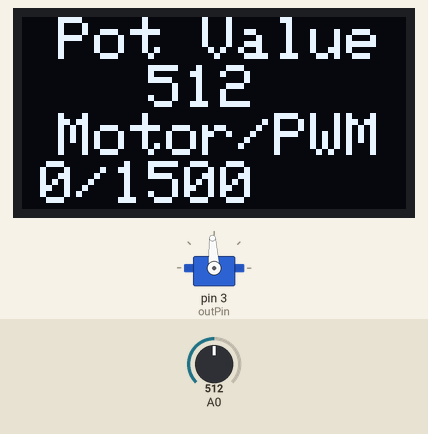
This sketch was run on a simulated Arduino Uno, built with avr-gcc and run on an emulated ATmega328P. On the bench: servo, 128×64 one-colour display. The inputs (shaded band) are chosen by the test bench; at power-on: A0 = 512.

Above: at 4.2 s.
4.3 s: A0 set to 716
At 5.5 s:
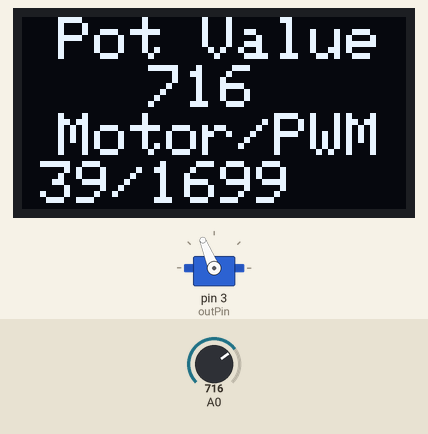
5.8 s: A0 set to 900
At 7.0 s:
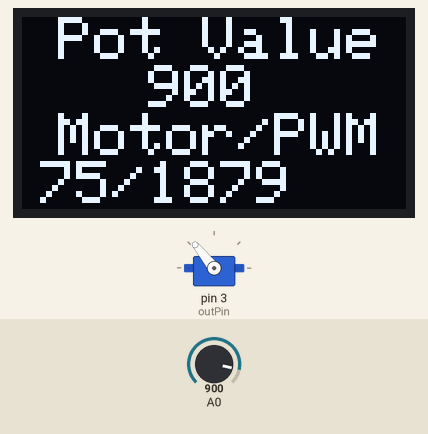
7.3 s: A0 set to 1023
At 8.5 s:
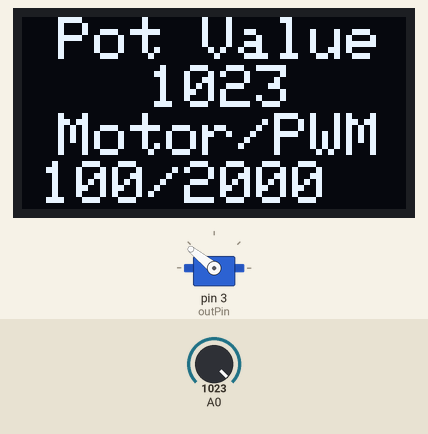
8.8 s: A0 set to 306
At 9.5 s:
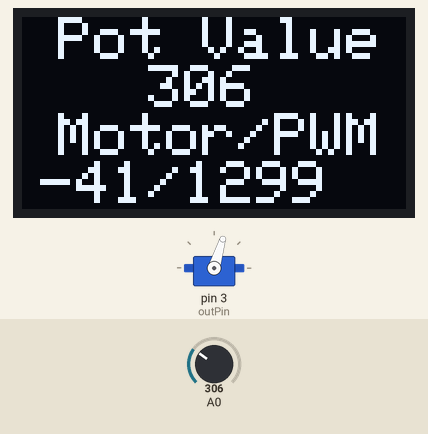
10.3 s: A0 set to 122
At 11.1 s:
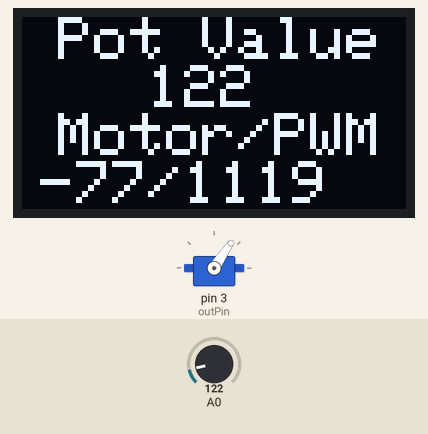
Timing chart, 0 to 12.8 s (numbered marks = the images above; inputs shaded):
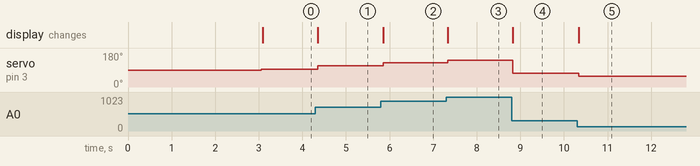

Measured:
- after the input at 4.3 s, servo on pin 3 (outPin): 93° → 112° after 0.05 s; the display: changes after 0.05 s (image 1)
- after the input at 5.8 s, servo on pin 3 (outPin): 112° → 129° after 0.06 s; the display: changes after 0.06 s (image 2)
- after the input at 7.3 s, servo on pin 3 (outPin): 129° → 141° at once; the display: changes at once (image 3)
- after the input at 8.8 s, servo on pin 3 (outPin): 141° → 73° at once; the display: changes at once (image 4)
- after the input at 10.3 s, servo on pin 3 (outPin): 73° → 56° at once; the display: changes at once (image 5)

The sketch:

PWMgenV1Code.ino
```cpp
/*********************************************************************

  PWM Driver - A utility program that generates a PWM signal for the purpose of sending
  test inputs to a motor controller.

  Jan 2016

*********************************************************************/

#include <SPI.h>
#include <Wire.h>
#include <Servo.h>
#include <Adafruit_GFX.h>
#include <Adafruit_SSD1306.h>

// If using software SPI (the default case):
#define OLED_MOSI   9
#define OLED_CLK   10
#define OLED_DC    11
#define OLED_CS    12
#define OLED_RESET 13
Adafruit_SSD1306 display(OLED_MOSI, OLED_CLK, OLED_DC, OLED_RESET, OLED_CS);

// Device will generate a signal that is capable of driving either a servo or a motor controller.
#define SERVO_MODE 1
#define PWM_MODE 0

int    op_mode = PWM_MODE;
int    cnt = 0;
int    potValue;
int    servoValue;
int    motorSpeed;
int    pwmValue;
int    outPin = 3;
Servo  myDevice;

/* Uncomment this block to use hardware SPI
#define OLED_DC     6
#define OLED_CS     7
#define OLED_RESET  8
Adafruit_SSD1306 display(OLED_DC, OLED_RESET, OLED_CS);
*/

#if (SSD1306_LCDHEIGHT != 64)
#error("Height incorrect, please fix Adafruit_SSD1306.h!");
#endif

void setup()   {
  myDevice.attach(outPin);

  // by default, we'll generate the high voltage from the 3.3v line internally! (neat!)
  display.begin(SSD1306_SWITCHCAPVCC);

  // Initialize OLED and print a welcome
  display.clearDisplay();
  display.setTextSize(3);
  display.setTextColor(WHITE);
  display.setCursor(0,0);
  display.println("Triple");
  display.setCursor(0,32);
  display.println("Helix!");
  display.display();
  delay(3000);

  // Get the initial potentiometer value.  If it's nearly fully counter-clockwise,
  // use this as a SERVO driver. Otherwise, assume motor controller.
  potValue = analogRead(A0);
  if (potValue < 100)
     op_mode = SERVO_MODE;
} //setup

//
//
//
//
void loop() {
  // get the raw pot value and do quick a few quick conversions
  potValue = analogRead(A0);
  motorSpeed = map(potValue, 0, 1023, -100, 100);   // for display only, show the direction and speed as %
  pwmValue = map(potValue, 0, 1023, 1000, 2000);    // PWMs want to see a duty cycle between 1000 and 2000
  servoValue = map(potValue, 0, 1023, 0, 180);      // servos want to see 0 - 180

  if (op_mode == SERVO_MODE) {
     //put out value for a servo
     myDevice.write(servoValue);
     displayText4("Pot Value",
               String(potValue),
               "Servo",
               "   " + String(servoValue));
     delay(15);
  }
  else
  {
     //put out the value that the motor controller wants to see
     myDevice.writeMicroseconds(pwmValue);
     displayText4("Pot Value",
               String(potValue),
               "Motor/PWM",
               String(motorSpeed)+ "/" + String(pwmValue));
  }


} // main loop

void displayText4 (String lin1, String lin2, String lin3, String lin4) {
  display.clearDisplay();
  display.setTextSize(2);
  display.setTextColor(WHITE);
  //display.setTextColor(BLACK, WHITE);
  display.setCursor(12,0);
  display.println(lin1);

  display.setCursor(42,16);
  display.println(lin2);

  //display.setTextColor(BLACK, WHITE);
  display.setCursor(12,32);
  display.println(lin3);

  display.setCursor(6,48);
  display.println(lin4);

  display.display();
} //displayText4
```
